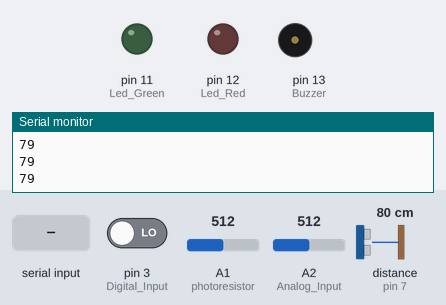
This sketch was run on a simulated Arduino Uno, built with avr-gcc and run on an emulated ATmega328P. On the bench: output pins drawn as LEDs (lit = HIGH), buzzer (waves = sounding, pin HIGH), the last lines printed to the serial monitor. Wiring (inferred from the names in the program): ultrasonic range finder: trigger pin 8; echo pin 7. The inputs (shaded band) are chosen by the test bench; at power-on: A1 (photoresistor) = 512, pin 3 (Digital_Input) LOW, A2 (Analog_Input) = 512, distance to the obstacle (sensor on pin 7) 80 cm. The echo pulse lasts 58.3 µs per cm; pins used as bus, display or sensor lines are not drawn.

Above: at 1.2 s.
1.3 s: "B90\n" received over Serial
At 2.5 s:
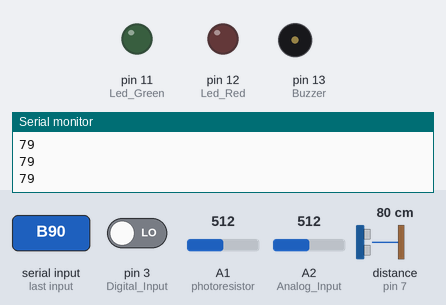
2.8 s: A1 (photoresistor) set to 52
4.3 s: A1 (photoresistor) set to 42
7.5 s: "B,45\n" received over Serial
At 8.8 s:
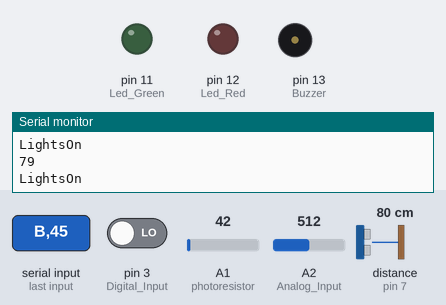
Timing chart, 0 to 10.5 s (numbered marks = the images above; inputs shaded):
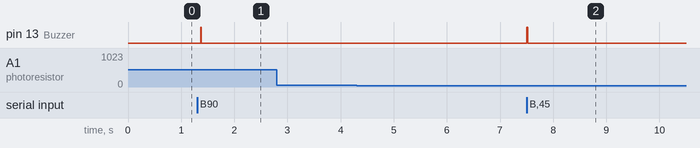

Measured:
- after the input at 1.3 s, pin 13 (Buzzer): LOW → HIGH after 0.07 s, → LOW 0.01 s later
- after the input at 7.5 s, pin 13 (Buzzer): LOW → HIGH at once, → LOW 0.01 s later

The sketch:

Sensors.ino
```cpp
#define Echo_EingangsPin 7
#define Trigger_AusgangsPin 8

long distance;
long duration;

int photoresistor = A1;

int Analog_Input = A2;
int Digital_Input = 3;

int Led_Red = 12;
int Led_Green = 11;

int Buzzer = 13;

int incomingByte[2];

int input;
int ledPin = 5;
bool GreenLED = true;

void setup() {
  // put your setup code here, to run once:
  pinMode(Trigger_AusgangsPin, OUTPUT);
  pinMode(Echo_EingangsPin, INPUT);

  pinMode(Analog_Input, INPUT);
  pinMode(Digital_Input, INPUT);

  pinMode(Led_Red, OUTPUT);
  pinMode(Led_Green, OUTPUT);
  digitalWrite(Led_Red, LOW);
  digitalWrite(Led_Green, LOW);

  pinMode(Buzzer, OUTPUT);
  digitalWrite(Buzzer, LOW);

  Serial.begin(9600);
}

void loop() {

  delay(100);

  digitalWrite(Trigger_AusgangsPin, HIGH);
  delayMicroseconds(10);
  digitalWrite(Trigger_AusgangsPin, LOW);

  duration = pulseIn(Echo_EingangsPin, HIGH);
  distance = duration / 58.2;

  Serial.println(distance);

  int val = analogRead(photoresistor);
  float voltage = val * (5.0/1023) * 1000;
  float resistance = 10000 * (voltage / (5000.0 - voltage));
  if (voltage < 230)
  {
    Serial.println("LightsOn");
  }


  float Analog;
  int Digital;

  Analog = analogRead(Analog_Input) * (5.0 / 1023.0);
  Digital = digitalRead(Digital_Input);

  if (Digital == 1)
  {
    Serial.println("PickUpPowerUp");
  }

  // Change led:
  if(Serial.available() > 0)
  {
    while(Serial.peek() == 'L'){
      Serial.read();
      incomingByte[0] = Serial.parseInt();

      if (incomingByte[0] == 1){
        LedGreen();
      }
      else if (incomingByte[0] == 2){
        LedRed();
      }
    }

    // Make a sound with the buzzer
    char Input = Serial.read();
    if (Input == 'B'){
      BuzzerSound();
    }
  }
}

void LedGreen()
{
  digitalWrite(Led_Red, LOW);
  digitalWrite(Led_Green, HIGH);
  BuzzerSound();
}

void LedRed()
{
  digitalWrite(Led_Green, LOW);
  digitalWrite(Led_Red, HIGH);
  BuzzerSound();
}

void BuzzerSound()
{

  digitalWrite(Buzzer, HIGH);
  delay(10);
  digitalWrite(Buzzer, LOW);
}
```
